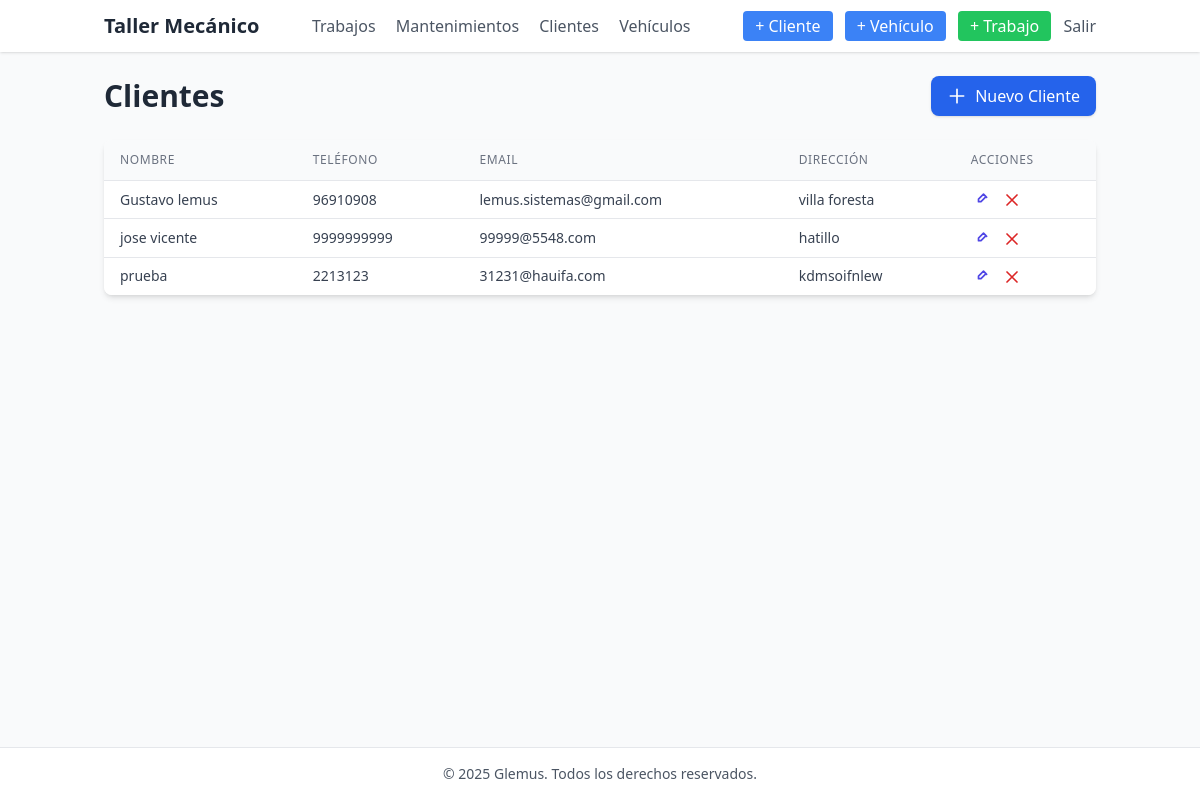
The app's page /clientes/ (signed in) with its own data.
### core/models.py (models this page shows, shortened)
class Cliente(models.Model):
    nombre = models.CharField(max_length=100)
    telefono = models.CharField(max_length=20)
    email = models.EmailField()
    direccion = models.CharField(max_length=200)

### core/views.py (the view)
# urls.py: path('clientes/', views.ClienteList.as_view(), name='cliente_list'),
class ClienteList(LoginRequiredMixin, ListView):
    model = Cliente
    template_name = 'core/cliente_list.html'
    context_object_name = 'clientes'
    ordering = ['nombre']
    paginate_by = 10

### core/context_processors.py (called while the page is built)
def current_year(request):
    return {
        'year': datetime.now().year
    }

### core/templates/core/cliente_list.html (shortened to what this page needs)
{% extends "core/base.html" %}
{% block content %}
<div class="flex items-center justify-between mb-6">
  <h1 class="text-3xl font-semibold text-gray-800">Clientes</h1>
  <a href="{% url 'cliente_nuevo' %}" class="inline-flex items-center px-4 py-2 bg-blue-600 text-white font-medium rounded-lg shadow hover:bg-blue-700 focus:outline-none focus:ring-2 focus:ring-blue-500 transition">
    <svg class="w-5 h-5 mr-2" fill="none" stroke="currentColor" viewBox="0 0 24 24">
      <path stroke-linecap="round" stroke-linejoin="round" stroke-width="2" d="M12 4v16m8-8H4"/>
    </svg>
    Nuevo Cliente
  </a>
</div>
<div class="overflow-x-auto bg-white shadow-md rounded-lg">
  <table class="min-w-full divide-y divide-gray-200 table-auto">
    <thead class="bg-gray-50">
      <tr>
        <th class="px-4 py-3 text-left text-xs font-medium text-gray-500 uppercase tracking-wider">Nombre</th>
        <th class="px-4 py-3 text-left text-xs font-medium text-gray-500 uppercase tracking-wider">Teléfono</th>
        <th class="px-4 py-3 text-left text-xs font-medium text-gray-500 uppercase tracking-wider">Email</th>
        <th class="px-4 py-3 text-left text-xs font-medium text-gray-500 uppercase tracking-wider">Dirección</th>
        <th class="px-4 py-3 text-left text-xs font-medium text-gray-500 uppercase tracking-wider">Acciones</th>
      </tr>
    </thead>
    <tbody class="bg-white divide-y divide-gray-200">
      {% for cliente in clientes %}
      <tr class="hover:bg-gray-50">
        <td class="px-4 py-2 text-sm text-gray-700">{{ cliente.nombre }}</td>
        <td class="px-4 py-2 text-sm text-gray-700">{{ cliente.telefono }}</td>
        <td class="px-4 py-2 text-sm text-gray-700">{{ cliente.email }}</td>
        <td class="px-4 py-2 text-sm text-gray-700">{{ cliente.direccion }}</td>
        <td class="px-4 py-2 text-sm space-x-2">
          <a href="{% url 'cliente_edit' cliente.pk %}" class="text-indigo-600 hover:underline" title="Editar">
            <svg class="w-5 h-5 inline" fill="none" stroke="currentColor" viewBox="0 0 24 24">
              <path stroke-linecap="round" stroke-linejoin="round" stroke-width="2" d="M15.232 5.232l3.536 3.536M9 11l6-6 3 3-6 6H9v-3z"/>
            </svg>
          </a>
          {% if perms.core.delete_cliente %}
          <a href="{% url 'cliente_delete' cliente.pk %}" class="text-red-600 hover:underline" title="Eliminar">
            <svg class="w-5 h-5 inline" fill="none" stroke="currentColor" viewBox="0 0 24 24">
              <path stroke-linecap="round" stroke-linejoin="round" stroke-width="2" d="M6 18L18 6M6 6l12 12"/>
            </svg>
          </a>
          {% endif %}
        </td>
      </tr>
      {% empty %}
      <tr>
        <td colspan="5" class="px-4 py-6 text-center text-gray-500">No hay clientes registrados.</td>
      </tr>
      {% endfor %}
    </tbody>
  </table>
</div>
{% endblock %}

### records on screen
Cliente: nombre "Gustavo lemus", telefono "96910908", email "lemus.sistemas@gmail.com", direccion "villa foresta"
Cliente: nombre "jose vicente", telefono "9999999999", email "99999@5548.com", direccion "hatillo"
Cliente: nombre "prueba", telefono "2213123", email "31231@hauifa.com", direccion "kdmsoifnlew"
